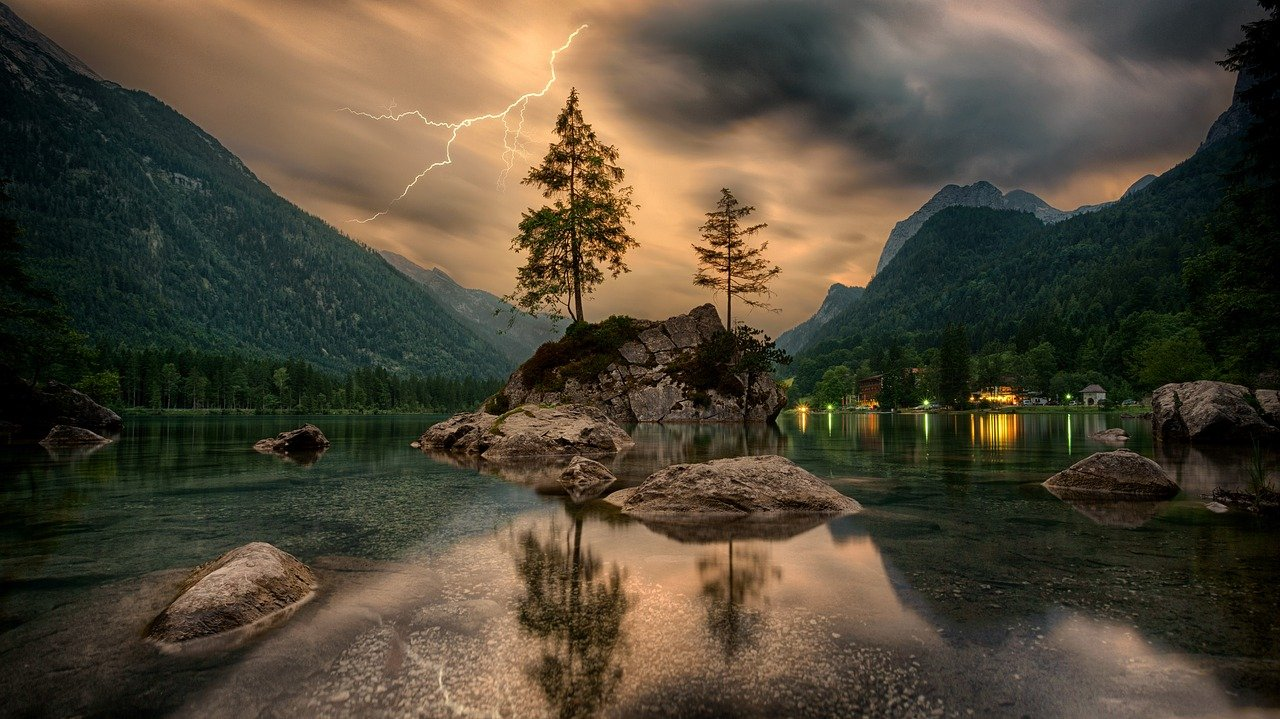
//> input picture plot_histogram/nature.jpg, 1280 x 719 px
$ ./plot_hist   (built with g++ and OpenCV 4)
//> lines starting //> are read from the running program, lines starting //| are printed output that depends on the picture
/**
 * @function calcHist_Demo.cpp
 * @brief Demo code to use the function calcHist
 * @author
 */

#include "opencv2/highgui.hpp"
#include "opencv2/imgcodecs.hpp"
#include "opencv2/imgproc.hpp"
#include <iostream>

using namespace std;
using namespace cv;

/**
 * @function main
 */
int main(int argc, char** argv)
{
    //! [Load image]
    // CommandLineParser parser( argc, argv, "{@input | lena.jpg | input image}" );
    // Mat src = imread( samples::findFile( parser.get<String>( "@input" ) ), IMREAD_COLOR );

    Mat src = imread("nature.jpg");
//> src is the input picture: 719 rows x 1280 cols, CV_8UC3; mean B, G, R 54.5, 71.1, 79.8
    if( src.empty() )
    {
        return EXIT_FAILURE;
    }
    //! [Load image]

    //! [Separate the image in 3 places ( B, G and R )]
    vector<Mat> bgr_planes;
    split( src, bgr_planes );
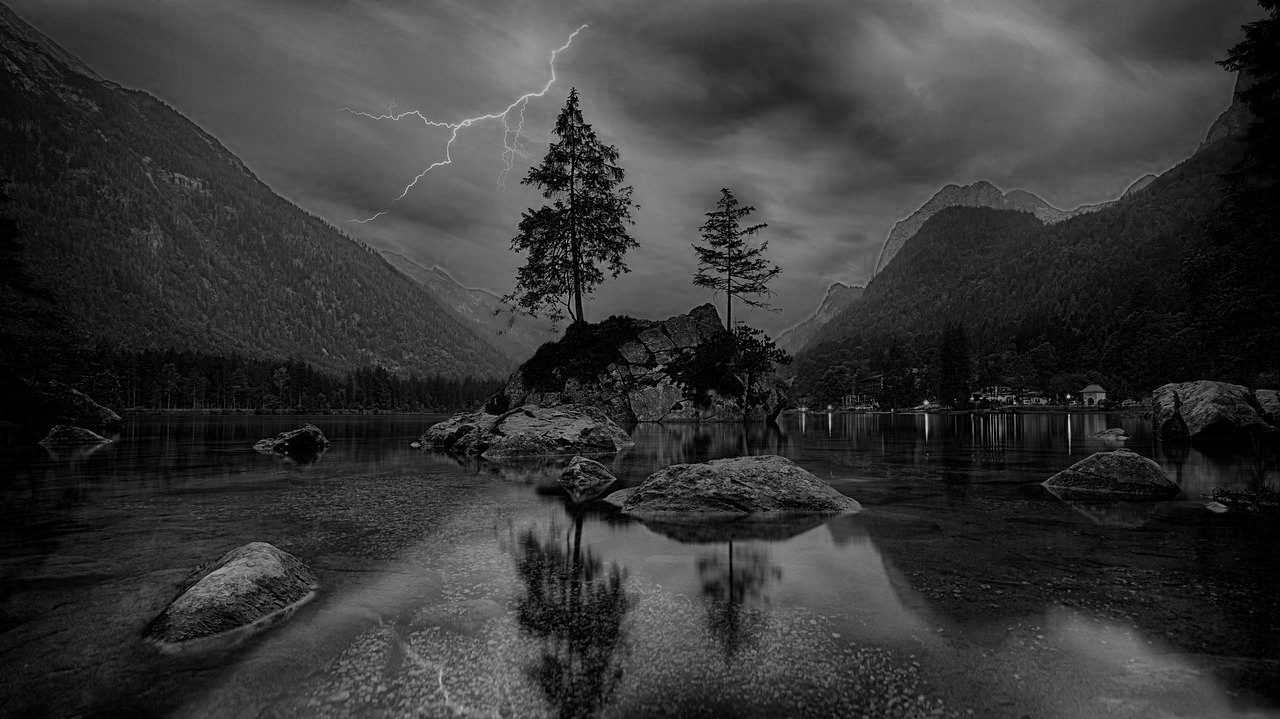
//> bgr_planes[0]: 719 rows x 1280 cols, CV_8UC1; min 0, max 214, mean 54.5
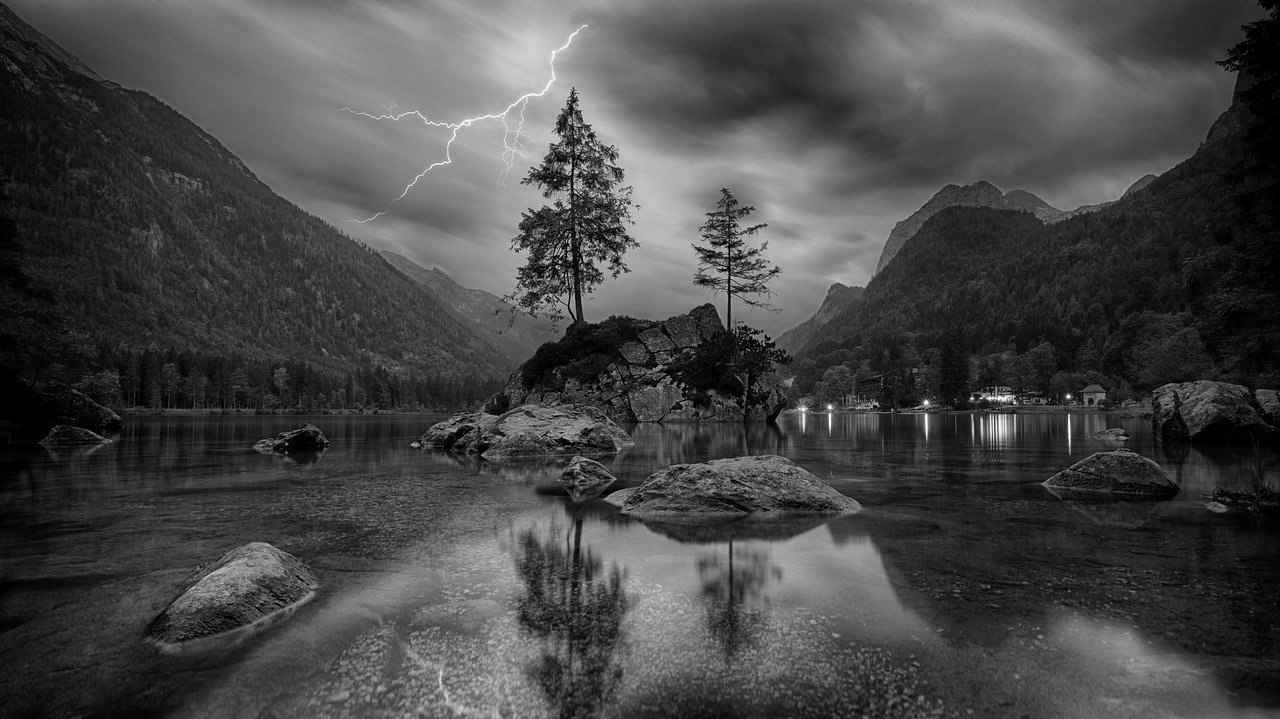
//> bgr_planes[1]: 719 rows x 1280 cols, CV_8UC1; min 0, max 255, mean 71.1
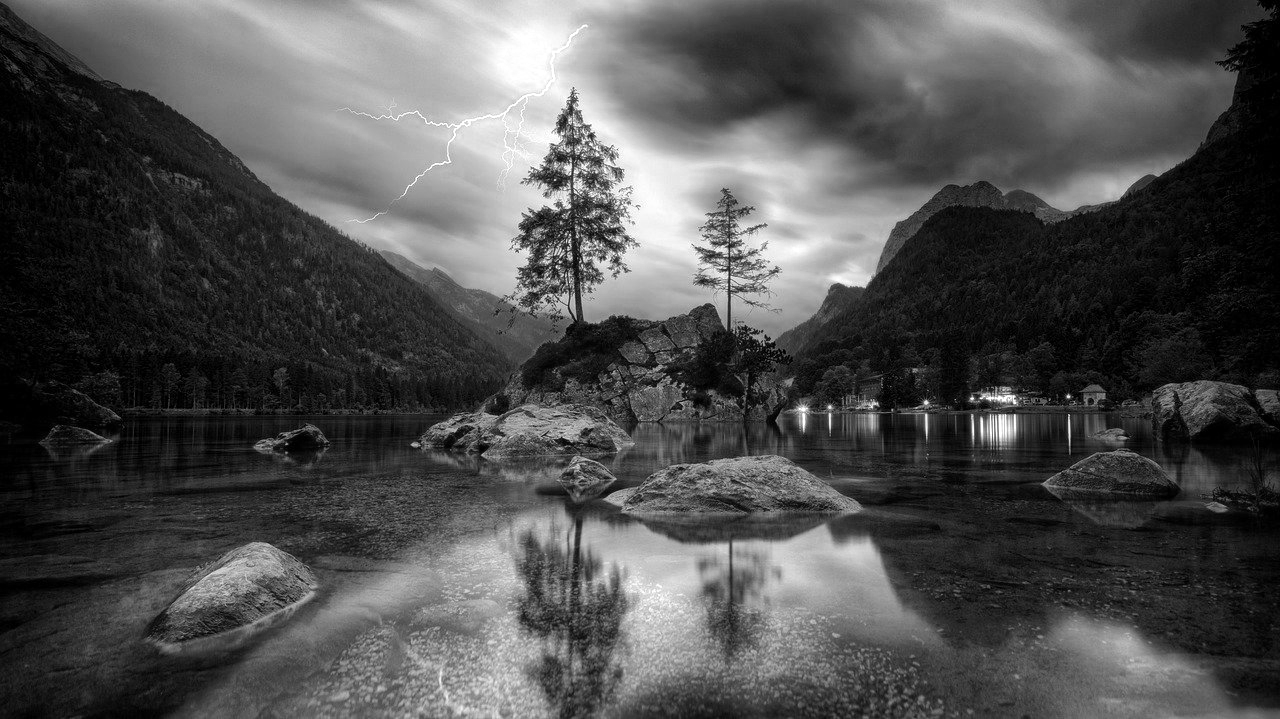
//> bgr_planes[2]: 719 rows x 1280 cols, CV_8UC1; min 0, max 255, mean 79.8
    //! [Separate the image in 3 places ( B, G and R )]

    //! [Establish the number of bins]
    int histSize = 256;
    //! [Establish the number of bins]

    //! [Set the ranges ( for B,G,R) )]
    float range[] = { 0, 256 }; //the upper boundary is exclusive
    const float* histRange[] = { range };
    //! [Set the ranges ( for B,G,R) )]

    //! [Set histogram param]
    bool uniform = true, accumulate = false;
    //! [Set histogram param]

    //! [Compute the histograms]
    Mat b_hist, g_hist, r_hist;
    calcHist( &bgr_planes[0], 1, 0, Mat(), b_hist, 1, &histSize, histRange, uniform, accumulate );
//> b_hist = 256 values, max 43727 at index 0, min 0 at index 210, mean 3595
    calcHist( &bgr_planes[1], 1, 0, Mat(), g_hist, 1, &histSize, histRange, uniform, accumulate );
//> g_hist = 256 values, max 9858 at index 41, min 3 at index 248, mean 3595
    calcHist( &bgr_planes[2], 1, 0, Mat(), r_hist, 1, &histSize, histRange, uniform, accumulate );
//> r_hist = 256 values, max 19066 at index 0, min 444 at index 250, mean 3595
    //! [Compute the histograms]

    //! [Draw the histograms for B, G and R]
    int hist_w = 512, hist_h = 400;
    int bin_w = cvRound( (double) hist_w/histSize );

    Mat histImage( hist_h, hist_w, CV_8UC3, Scalar( 0,0,0) );
    //! [Draw the histograms for B, G and R]

    //! [Normalize the result to ( 0, histImage.rows )]
    normalize(b_hist, b_hist, 0, histImage.rows, NORM_MINMAX, -1, Mat() );
//> b_hist = 256 values, max 400 at index 0, min 0 at index 210, mean 32.89
    normalize(g_hist, g_hist, 0, histImage.rows, NORM_MINMAX, -1, Mat() );
//> g_hist = 256 values, max 400 at index 41, min 0 at index 248, mean 145.8
    normalize(r_hist, r_hist, 0, histImage.rows, NORM_MINMAX, -1, Mat() );
//> r_hist = 256 values, max 400 at index 0, min 0 at index 250, mean 67.68
    //! [Normalize the result to ( 0, histImage.rows )]

    //! [Draw for each channel]
    for( int i = 1; i < histSize; i++ )
    {
        line( histImage, Point( bin_w*(i-1), hist_h - cvRound(b_hist.at<float>(i-1)) ),
              Point( bin_w*(i), hist_h - cvRound(b_hist.at<float>(i)) ),
              Scalar( 255, 0, 0), 2, 8, 0  );
        line( histImage, Point( bin_w*(i-1), hist_h - cvRound(g_hist.at<float>(i-1)) ),
              Point( bin_w*(i), hist_h - cvRound(g_hist.at<float>(i)) ),
              Scalar( 0, 255, 0), 2, 8, 0  );
        line( histImage, Point( bin_w*(i-1), hist_h - cvRound(r_hist.at<float>(i-1)) ),
              Point( bin_w*(i), hist_h - cvRound(r_hist.at<float>(i)) ),
              Scalar( 0, 0, 255), 2, 8, 0  );
    }
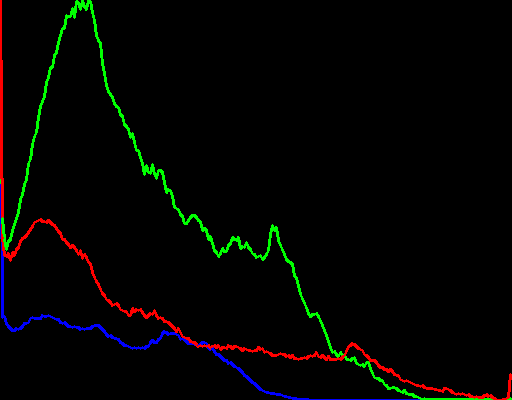
//> histImage: 400 rows x 512 cols, CV_8UC3; mean B, G, R 1.8, 4.1, 3.4
    //! [Draw for each channel]

    //! [Display]
    imshow("Source image", src );
    imshow("calcHist Demo", histImage );
    waitKey(0);
    //! [Display]

    return EXIT_SUCCESS;
}
